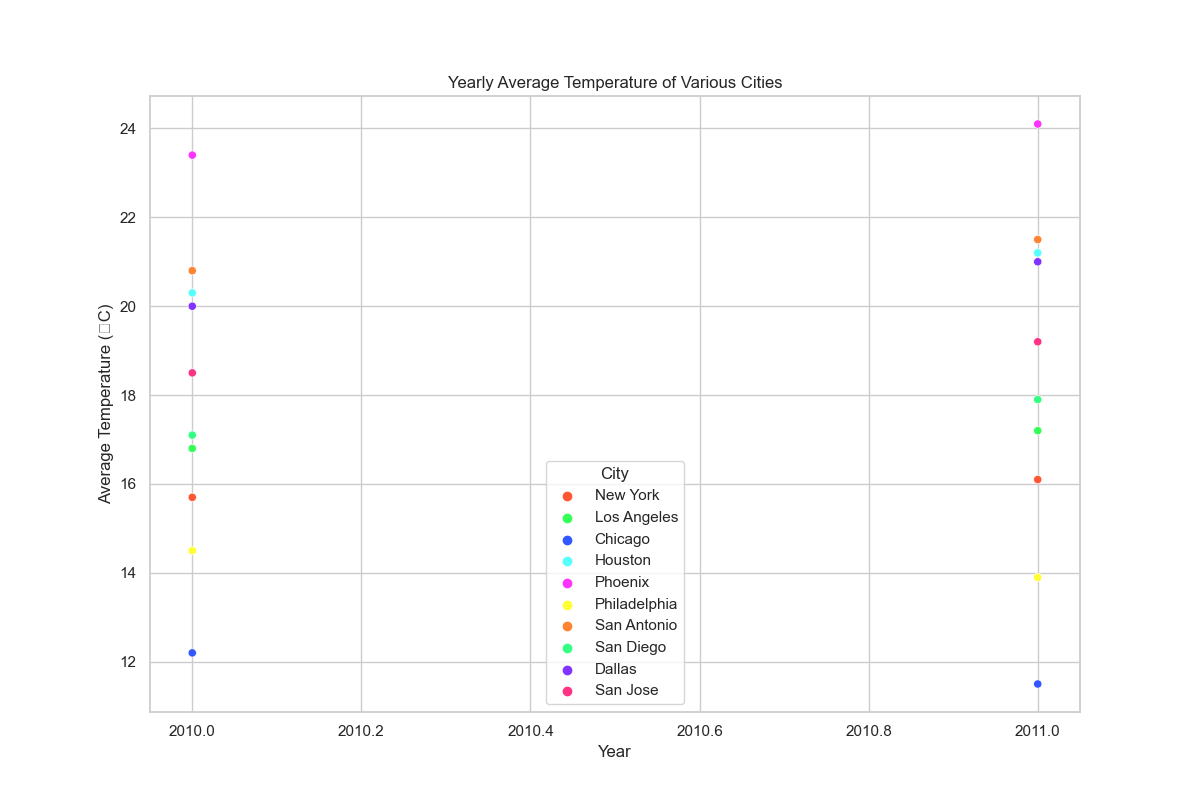

Write the Python code that produced this figure.

import seaborn as sns
import matplotlib.pyplot as plt
import pandas as pd

# Create dataframe
data = {
    'City': ['New York', 'Los Angeles', 'Chicago', 'Houston', 'Phoenix', 'Philadelphia', 'San Antonio', 'San Diego', 'Dallas', 'San Jose']*2,
    'Year': [2010]*10 + [2011]*10,
    'AverageTemperature': [15.7, 16.8, 12.2, 20.3, 23.4, 14.5, 20.8, 17.1, 20.0, 18.5, 16.1, 17.2, 11.5, 21.2, 24.1, 13.9, 21.5, 17.9, 21.0, 19.2]
}
df = pd.DataFrame(data)

# Scatterplot
plt.figure(figsize=(12, 8))
scatter_plot = sns.scatterplot(
    x='Year', 
    y='AverageTemperature', 
    data=df, 
    hue='City', 
    palette=[
        '#FF5733', '#33FF57', '#3357FF', '#57FFFF', 
        '#FF33FF', '#FFFF33', '#FF8333', '#33FF83', 
        '#8333FF', '#FF3383'
    ]
)

# Customizing the chart ( Topic Changed to 'Yearly Average Temperature of Various Cities' )
plt.title('Yearly Average Temperature of Various Cities')
plt.xlabel('Year')
plt.ylabel('Average Temperature (°C)')

# Show the plot
plt.show()
